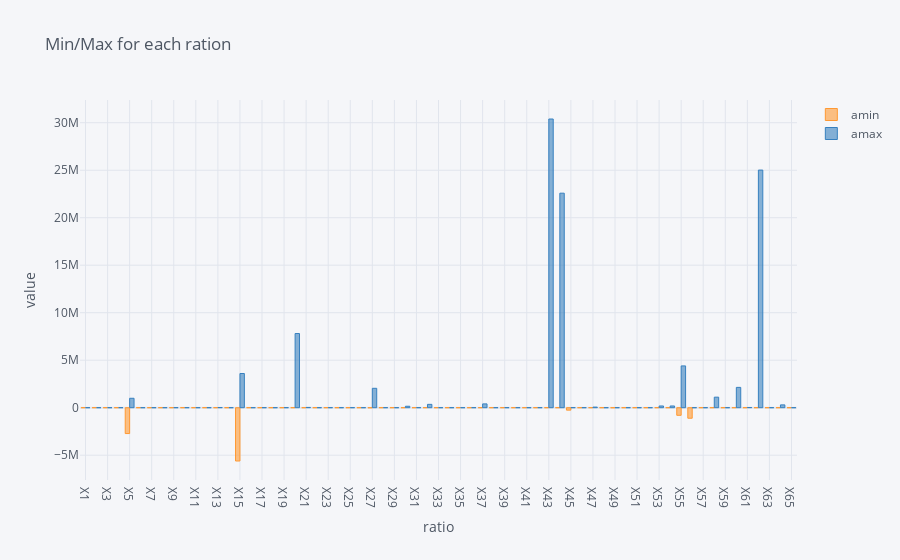

The cell this chart's notebook holds for it:
### Markdown cell above
## Min&Max for each ratio

### Code cell
data.agg([np.min,np.max]).T.iplot(kind='bar',title="Min/Max for each ration",
                                  xTitle="ratio", yTitle="value")

### Figure 1 — Plotly figure (JSON) as saved in the notebook; plotly's stock layout.template omitted (floating-point values rounded to 4 significant figures)
{"data": [{"marker": {"color": "rgba(255, 153, 51, 0.6)", "line": {"color": "rgba(255, 153, 51, 1.0)", "width": 1}}, "name": "amin", "orientation": "v", "text": "", "type": "bar", "x": ["X1", "X2", "X3", "X4", "X5", "X6", "X7", "X8", "X9", "X10", "X11", "X12", "X13", "X14", "X15", "X16", "X17", "X18", "X19", "X20", "X21", "X22", "X23", "X24", "X25", "X26", "X27", "X28", "X29", "X30", "X31", "X32", "X33", "X34", "X35", "X36", "X37", "X38", "X39", "X40", "X41", "X42", "X43", "X44", "X45", "X46", "X47", "X48", "X49", "X50", "X51", "X52", "X53", "X54", "X55", "X56", "X57", "X58", "X59", "X60", "X61", "X62", "X63", "X64", "X65"], "y": [-256.9, -72.16, -440.5, 0, -2722100, -397.9, -189.6, -141.4, 5e-06, -440.6, -189.4, -23.21, -607.4, -189.6, -5611900, -42.32, -0.4129, -189.6, -622.1, 0, -1325, -216.8, -634.6, -189.6, -459.6, -21.79, -14790, -490.1, 0.1761, -149.1, -622.1, 0, 0, -280.3, -169.5, 5e-06, -525.5, -440.6, -701.6, -101.3, -77.79, -701.6, 0, 0, -256230, -101.3, 0, -218.4, -9001, 0, 0, 0, -130.5, -122.0, -800470, -1108300, -315.4, -0.004194, -328.0, 4.7e-05, 1.6e-05, 0, 1.5e-05, 1e-05, 0]}, {"marker": {"color": "rgba(55, 128, 191, 0.6)", "line": {"color": "rgba(55, 128, 191, 1.0)", "width": 1}}, "name": "amax", "orientation": "v", "text": "", "type": "bar", "x": ["X1", "X2", "X3", "X4", "X5", "X6", "X7", "X8", "X9", "X10", "X11", "X12", "X13", "X14", "X15", "X16", "X17", "X18", "X19", "X20", "X21", "X22", "X23", "X24", "X25", "X26", "X27", "X28", "X29", "X30", "X31", "X32", "X33", "X34", "X35", "X36", "X37", "X38", "X39", "X40", "X41", "X42", "X43", "X44", "X45", "X46", "X47", "X48", "X49", "X50", "X51", "X52", "X53", "X54", "X55", "X56", "X57", "X58", "X59", "X60", "X61", "X62", "X63", "X64", "X65"], "y": [94.28, 441.5, 1, 1018.0, 990900, 303.7, 453.8, 1452.0, 3876.0, 1100.0, 453.8, 331.5, 13315, 453.8, 3599100, 405.3, 1530.0, 453.8, 2157.0, 7809200, 27900, 454.6, 2157.0, 831.7, 1353.0, 612.9, 2040800, 1570, 9.386, 152860, 2157.0, 351630, 884.2, 884.2, 445.5, 3876.0, 398920, 1100.0, 2156.0, 1015.0, 813.1, 2157.0, 30393000, 22584000, 5987.0, 1018.0, 62233, 405.6, 31.64, 261.5, 441.5, 454.0, 180440, 180440, 4398400, 1, 126.7, 1108300, 119.6, 2137800, 21110, 25016000, 1042.0, 294770, 1]}], "layout": {"legend": {"bgcolor": "#F5F6F9", "font": {"color": "#4D5663"}}, "paper_bgcolor": "#F5F6F9", "plot_bgcolor": "#F5F6F9", "title": {"font": {"color": "#4D5663"}, "text": "Min/Max for each ration"}, "xaxis": {"gridcolor": "#E1E5ED", "showgrid": true, "tickfont": {"color": "#4D5663"}, "title": {"font": {"color": "#4D5663"}, "text": "ratio"}, "zerolinecolor": "#E1E5ED"}, "yaxis": {"gridcolor": "#E1E5ED", "showgrid": true, "tickfont": {"color": "#4D5663"}, "title": {"font": {"color": "#4D5663"}, "text": "value"}, "zerolinecolor": "#E1E5ED"}}}
